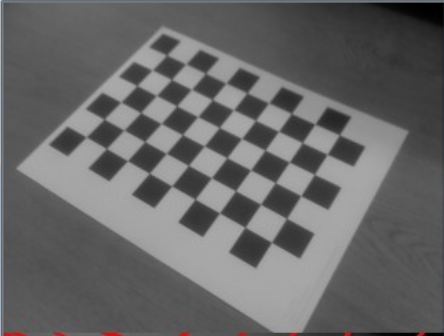
#> input picture p0630/img/check.PNG, 444 x 336 px
$ python 02.probabilistic_Hough.py
#> lines starting #> are read from the running program, lines starting #| are printed output that depends on the picture; after the words box and inside, x2 and y2 are one past the last pixel; in counts of white or black regions, pixels touching at a corner belong together
import numpy as np
import cv2

img = cv2.imread('img/check.PNG')
#> img is the input picture: shape (336, 444, 3); mean B, G, R 103, 102.9, 103.2
edges = cv2.Canny(img,50,200,apertureSize = 3)
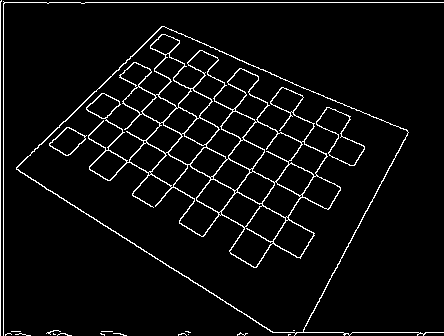
#> edges: shape (336, 444); 4.8% white in thin lines or dots
gray = cv2.cvtColor(edges,cv2.COLOR_GRAY2BGR)
#> gray: shape (336, 444, 3); 4.8% white in thin lines or dots
minLineLength = 100
maxLineGap = 10

lines = cv2.HoughLinesP(edges,1,np.pi/360,100,minLineLength,maxLineGap)
#> lines = 73 rows, first 6: [85, 2, 443, 2], [3, 335, 3, 3], [0, 335, 0, 1], [213, 178, 235, 190], [188, 278, 200, 286], [246, 228, 270, 241]
for i in range(len(lines)):
    for x1,y1,x2,y2 in lines[i]:
        cv2.line(img,(x1,y1),(x2,y2),(0,0,255),3)
#> this loop made 73 passes
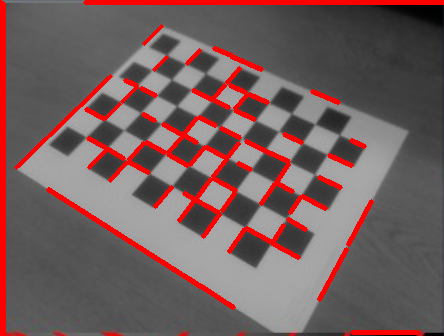
#> img: shape (336, 444, 3); 8.87% of pixels changed, all inside (x1, y1, x2, y2) = (0, 0, 444, 336)


cv2.imshow('img1',img)
cv2.waitKey(0)
cv2.destroyAllWindows()
